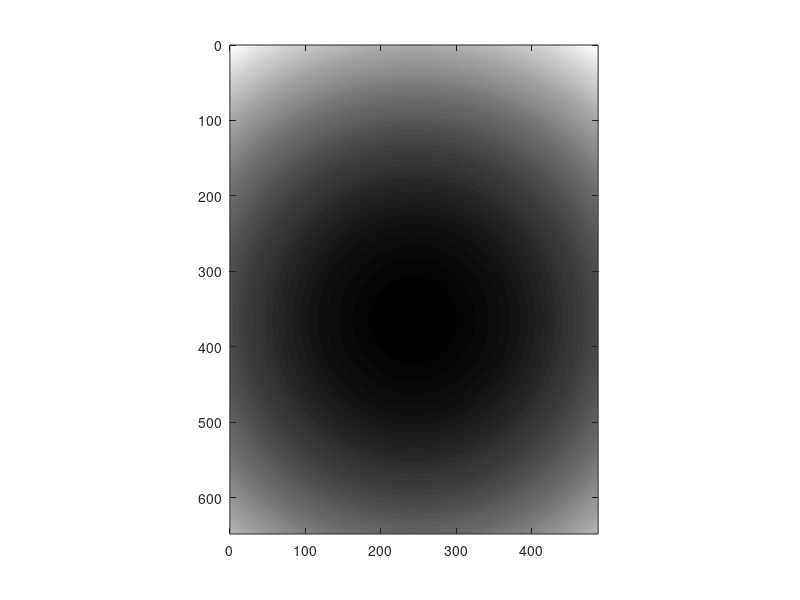

Recreate this plot in MATLAB. (Note: this script raises an error after producing the figure.)
clear all

% Data reading & stacking
frame_width=648;
frame_height=488;

X_overlapping=30;
Y_overlapping=20;

cmin=10;
cmax_set=20;


frame_width_eff=frame_width-X_overlapping;
frame_height_eff=frame_height-Y_overlapping;


num_of_frame_per_division=16;

normalization_factor=50;

X_mosaic_starting_index=0;
Y_mosaic_starting_index=0;


X_mosaic_number=12;
Y_mosaic_number=16;


division_starting_index=2;
total_division_number=1;



division_number=division_starting_index:(division_starting_index+total_division_number-1);
total_FOV_number=X_mosaic_number*Y_mosaic_number;
k=0;

temp_frame_volume=zeros(frame_width,frame_height,num_of_frame_per_division);

%stiched_volume=zeros(frame_width_eff*X_mosaic_number+X_overlapping,frame_height_eff*Y_mosaic_number+Y_overlapping,num_of_frame_per_division);
stiched_image=zeros(frame_width_eff*X_mosaic_number+X_overlapping,frame_height_eff*Y_mosaic_number+Y_overlapping);
% correction image generation

% correction 1 (edge summation correction)

correction_A=ones(frame_width,frame_height);

% left&right bound

for tt=1:X_overlapping
    correction_A(tt,:)=correction_A(tt,:)*(tt/(X_overlapping+1));
    correction_A(frame_width-tt+1,:)=correction_A(frame_width-tt+1,:)*(tt/(X_overlapping+1));
end
for tt=1:Y_overlapping
    correction_A(:,tt)=correction_A(:,tt)*(tt/(Y_overlapping+1));
    correction_A(:,frame_height-tt+1)=correction_A(:,frame_height-tt+1)*(tt/(Y_overlapping+1));
end

imagesc(correction_A);
colormap('gray');
axis equal
xlim([0 size(correction_A,2)]);
ylim([0 size(correction_A,1)]);

G_Ratio=1.8;
Gaussian_X_width=400*G_Ratio;
Gaussian_Y_width=300*G_Ratio;
X_offset=40;
Y_offset=0;

correction_B_X=ones(frame_width,frame_height);
correction_B_Y=ones(frame_width,frame_height);

for tt=1:frame_height
    correction_B_X(:,tt)=gaussmf((1:frame_width),[Gaussian_X_width frame_width/2+X_offset]);
end
for tt=1:frame_width
    correction_B_Y(tt,:)=gaussmf((1:frame_height),[Gaussian_X_width frame_height/2+Y_offset]);
end
correction_B=1./(correction_B_X.*correction_B_Y);

correction_image=correction_A.*correction_B;
%correction_image(:)=1;
imagesc(correction_B);
colormap('gray');
axis equal
xlim([0 size(correction_B,2)]);
ylim([0 size(correction_B,1)]);

stiched_images=zeros(frame_width_eff*X_mosaic_number+X_overlapping,frame_height_eff*Y_mosaic_number+Y_overlapping,total_division_number);
for NNN=1:length(division_number)
    for N=0:(total_FOV_number-1)

        X_number=rem(N,X_mosaic_number); %0~2
        Y_number=floor(N/X_mosaic_number); %0~2
        X_FOV_number=X_number+X_mosaic_starting_index;
        Y_FOV_number=Y_mosaic_number-1-Y_number+Y_mosaic_starting_index;
        if (X_number<10)&&(Y_number<10)
            folder_path=sprintf('D:\\OCT data\\150715\\2015_0715_150715_musle large area_1_% d_% d\\',X_number,Y_number);
        elseif (X_number>9)&&(Y_number<10)
            folder_path=sprintf('D:\\OCT data\\150715\\2015_0715_150715_musle large area_1_%d_% d\\',X_number,Y_number);
        elseif (Y_number>9)&&(X_number<10)
            folder_path=sprintf('D:\\OCT data\\150715\\2015_0715_150715_musle large area_1_% d_%d\\',X_number,Y_number);
        else
            folder_path=sprintf('D:\\OCT data\\150715\\2015_0715_150715_musle large area_1_%d_%d\\',X_number,Y_number);
        end
        cd(folder_path);
        mkdir('divide');

        file_path=[folder_path sprintf('%08d',division_number(NNN))];
        fin=fopen(file_path);
        A=fread(fin,[frame_width,frame_height*num_of_frame_per_division],'float32','b');
        if fin ==-1
            k=k+1;
            fclose('all');
        else
            for q=1:num_of_frame_per_division
                temp_frame_volume(:,:,q)=A(:,(frame_height*(q-1)+1):frame_height*q).*correction_image;
            end
            fclose('all');
        end
        
                %temp_frame_volume(:)=1;

        stiched_image(((X_FOV_number)*frame_width_eff+1):((X_FOV_number)*frame_width_eff+frame_width),((Y_FOV_number)*frame_height_eff+1):((Y_FOV_number)*frame_height_eff+frame_height))=stiched_image(((X_FOV_number)*frame_width_eff+1):((X_FOV_number)*frame_width_eff+frame_width),((Y_FOV_number)*frame_height_eff+1):((Y_FOV_number)*frame_height_eff+frame_height))+mean(temp_frame_volume,3);


    end
        if max(max(stiched_image))<cmax_set
            cmax=max(max(stiched_image));
        else
            cmax=cmax_set;
        end
  
        Normailzed_image=(stiched_image-cmin)/cmax;
        Normailzed_image(Normailzed_image>1)=1;
        imwrite(Normailzed_image,[cd,'\divide\',sprintf('stiched_image_%.1f micron',division_number(NNN)*3.2),'.png']);
        stiched_image=zeros(frame_width_eff*X_mosaic_number+X_overlapping,frame_height_eff*Y_mosaic_number+Y_overlapping);
        disp(NNN);

end
    imagesc(Normailzed_image);
    colormap('gray');
    caxis([0 1]);
    axis equal
    xlim([0 size(stiched_image,2)]);
    ylim([0 size(stiched_image,1)]);
    %for QQQ=1:4
    %    Normailzed_image=(mean(stiched_volume(:,:,((QQQ-1)*4+1):((QQQ)*4)),3)-cmin)/cmax;
    %    Normailzed_image(Normailzed_image>1)=1;
    %    %stiched_images(:,:,NN)=mean(stiched_volume,3);
    %    imwrite(Normailzed_image,[cd,'\divide\',sprintf('stiched_image_%d.png',(NN-1)*4+QQQ),'.png']);
    %end
    %for QQQ=1:16
    %    Normailzed_image=(mean(stiched_volume(:,:,QQQ),3)-cmin)/cmax;
    %    Normailzed_image(Normailzed_image>1)=1;
        %stiched_images(:,:,NN)=mean(stiched_volume,3);
    %    imwrite(Normailzed_image,[cd,'\divide3\',sprintf('stiched_image_%d.png',(NN-1)*16+QQQ),'.png']);
    %end
    %stiched_volume=zeros(frame_width_eff*X_mosaic_number+X_overlapping,frame_height_eff*Y_mosaic_number+Y_overlapping,num_of_frame_per_division);

%
disable=1;
if disable==0
frame_starting_index=85;
total_frame_number=20;

%stiched_image=mean(stiched_volume(:,:,frame_starting_index:(frame_starting_index+total_frame_number-1)),3);


%
NNN=1;
stiched_image=stiched_images(:,:,NNN);

imagesc(stiched_image);
colormap('gray');
caxis([cmin cmax]);
axis equal
xlim([0 size(stiched_image,2)]);
ylim([0 size(stiched_image,1)]);

Normailzed_image=(stiched_image-cmin)/cmax;
Normailzed_image(Normailzed_image>1)=1;

imagesc(Normailzed_image);
colormap('gray');
caxis([0 1]);
axis equal
xlim([0 size(stiched_image,2)]);
ylim([0 size(stiched_image,1)]);

%% Stacking
%Frame_spacing=5;
%Stacking_starting_frame=1;
%Total_stacked_frame_number=38;

%for qq=1:Total_stacked_frame_number
%    findex=Stacking_starting_frame+(qq-1)*Frame_spacing;
%    stiched_image=mean(stiched_volume(:,:,findex:(findex+total_frame_number-1)),3);
%    Normailzed_image=(stiched_image-cmin)/cmax;
%    Normailzed_image(Normailzed_image>1)=1;
%    imwrite(Normailzed_image,[cd,'\divide\',sprintf('averaged_frame_%d.png',qq),'.png']);
%end

end